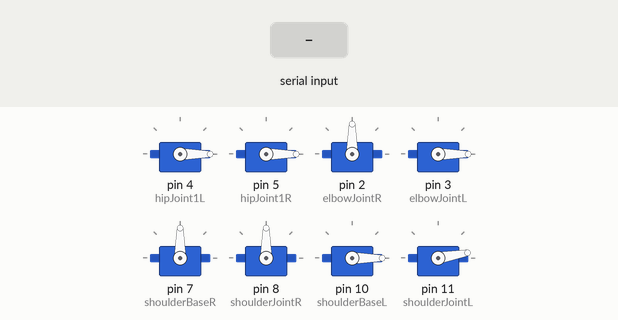
A sketch run on a simulated Arduino Uno, built with avr-gcc and run on an emulated ATmega328P. On the bench: 8 × servo. The test bench sets the inputs (shaded band).

Above: at 1.2 s.
1.3 s: byte 30 received over Serial
At 2.5 s:
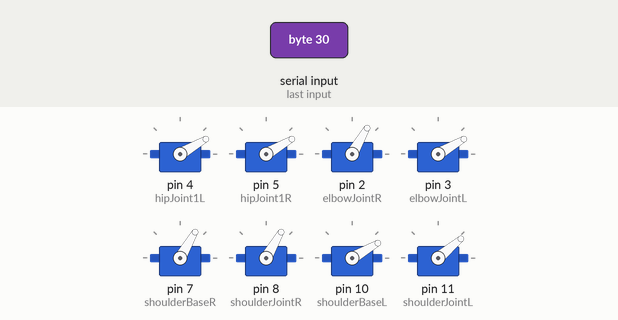
2.8 s: byte 90 received over Serial
At 3.7 s:
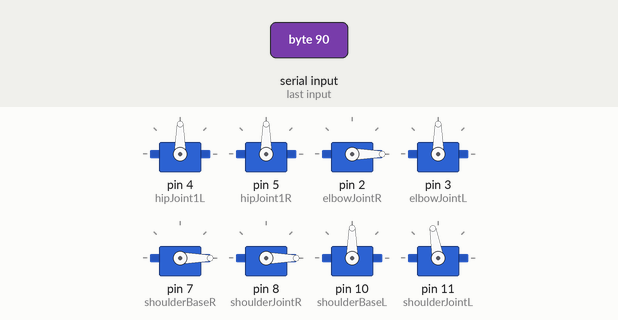
4.3 s: byte 120 received over Serial
At 4.9 s:
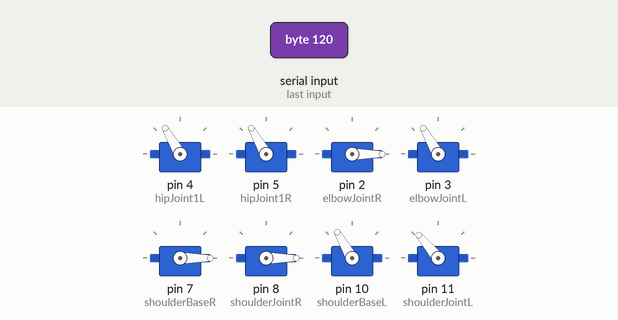
Timing chart, 0 to 7.3 s (numbered marks = the images above; inputs shaded):
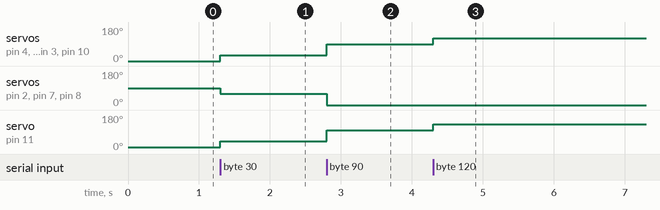

The sketch:

Final_Arduino_Trauma_Body_Sketch.ino
```cpp
#include <SoftwareSerial.h>
;

char value2;

#include <Wire.h>
#include <Servo.h>
char val; // Data received from the serial port
int value;
Servo shoulderBaseL;  // create servo object to control a servo
Servo shoulderJointL; //each servo is one side of the hand
Servo elbowJointL;
Servo elbowJointR;
Servo shoulderBaseR;  // create servo object to control a servo
Servo shoulderJointR;
Servo hipJoint1L; //each servo is one side of the hand
Servo hipJoint1R;


boolean approached = false; // approached boolean


void setup()
{
 Serial.begin(9600); //has to match processing and monitor
  // attaches the servo on pin 3 to the servo object

 hipJoint1L.attach(4);
  hipJoint1R.attach(5);
  elbowJointR.attach(2);
  elbowJointL.attach(3);
  shoulderBaseR.attach(7);
  shoulderJointR.attach(8);
  shoulderBaseL.attach(10);
  shoulderJointL.attach(11);

  shoulderBaseL.write(0);
  elbowJointL.write(0);
  elbowJointR.write(0);
  shoulderJointL.write(0);
  shoulderBaseR.write(0);  // attaches the servo on Digital pin 3 to the servo object
  shoulderJointR.write(0);
  hipJoint1L.write(0);
  hipJoint1R.write(0);


}


void loop()
{
 while (Serial.available()) { // If data is available to read,
 val = Serial.read(); // read it and store it in val


 }
int val2 = map(val,0,90,90,0);

shoulderBaseL.write(val);
shoulderJointL.write(val+10);
shoulderBaseR.write(val2);
shoulderJointR.write(val2);
hipJoint1L.write(val);
hipJoint1R.write(val);
elbowJointL.write(val);
elbowJointR.write(val2);


}
```

Measured:
- after the input at 1.3 s, servo on pin 4 (hipJoint1L), servo on pin 5 (hipJoint1R), servo on pin 3 (elbowJointL), servo on pin 10 (shoulderBaseL): 0° → 30° at once; servo on pin 2 (elbowJointR), servo on pin 7 (shoulderBaseR), servo on pin 8 (shoulderJointR): 90° → 60° at once; servo on pin 11 (shoulderJointL): 10° → 40° at once
- after the input at 2.8 s, servo on pin 4 (hipJoint1L), servo on pin 5 (hipJoint1R), servo on pin 3 (elbowJointL), servo on pin 10 (shoulderBaseL): 30° → 90° at once; servo on pin 2 (elbowJointR), servo on pin 7 (shoulderBaseR), servo on pin 8 (shoulderJointR): 60° → 0° at once; servo on pin 11 (shoulderJointL): 40° → 100° at once
- after the input at 4.3 s, servo on pin 4 (hipJoint1L), servo on pin 5 (hipJoint1R), servo on pin 3 (elbowJointL), servo on pin 10 (shoulderBaseL): 90° → 120° at once; servo on pin 11 (shoulderJointL): 100° → 130° at once
